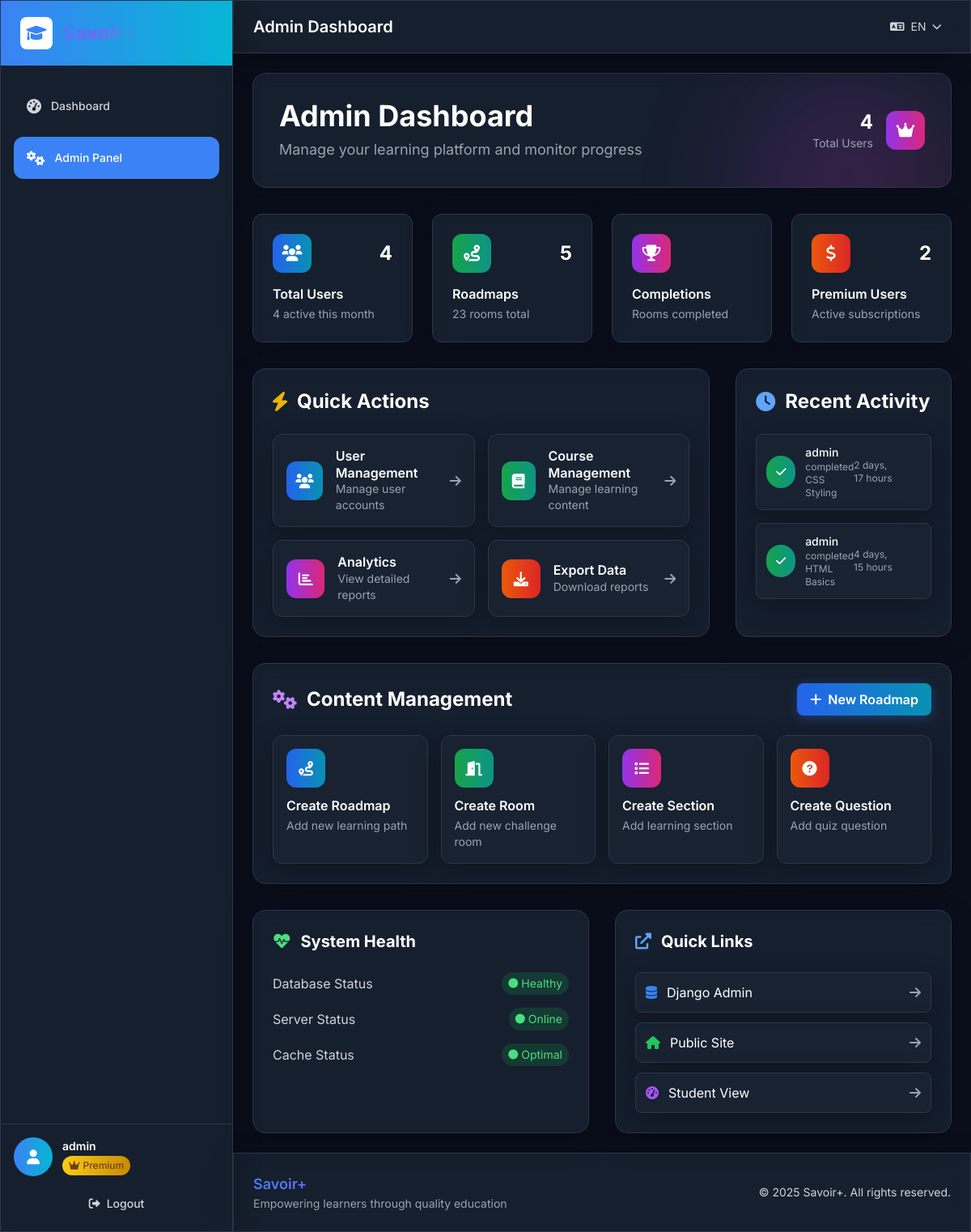
Page /manage/ (signed in) on the earlier database version.
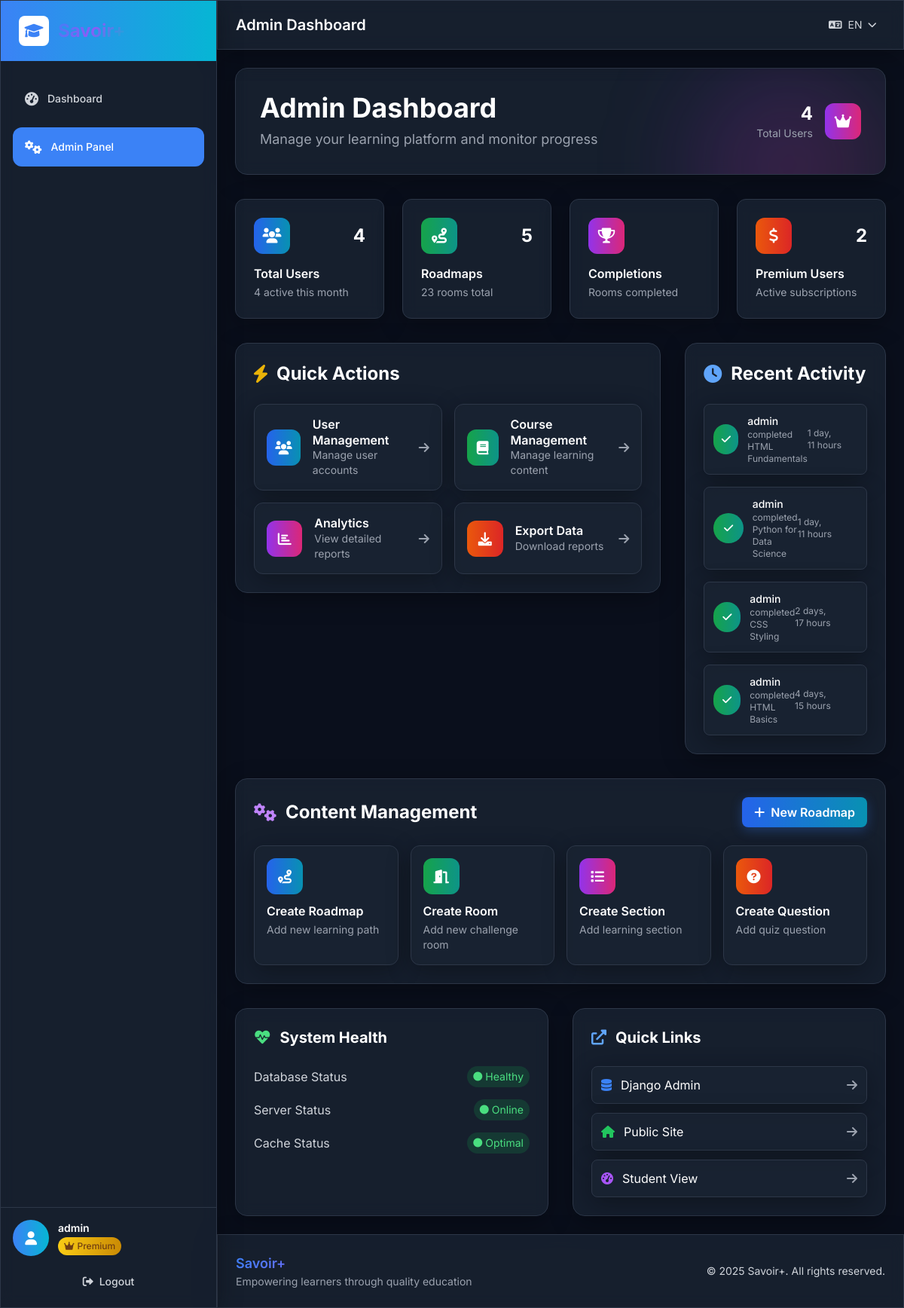
Same page on the later database version.
### lms/models.py (models this page shows, shortened)
class RoomCompletion(models.Model):
    user = models.ForeignKey(User, on_delete=models.CASCADE, verbose_name=_('User'))
    room = models.ForeignKey(Room, on_delete=models.CASCADE, verbose_name=_('Room'))
    is_completed = models.BooleanField(default=False, verbose_name=_('Is Completed'))
    completed_at = models.DateTimeField(blank=True, null=True, verbose_name=_('Completed At'))
    final_exam_score = models.FloatField(blank=True, null=True, verbose_name=_('Final Exam Score'))
    certificate = models.ForeignKey('Certificate', on_delete=models.SET_NULL, blank=True, null=True, verbose_name=_('Certificate'))
    class Meta:
        verbose_name = _('Room Completion')
        verbose_name_plural = _('Room Completions')
        unique_together = ['user', 'room']

class User(AbstractUser):
    is_paid_user = models.BooleanField(default=False, verbose_name=_('Is Paid User'))
    trial_start_date = models.DateTimeField(auto_now_add=True, verbose_name=_('Trial Start Date'))
    trial_end_date = models.DateTimeField(blank=True, null=True, verbose_name=_('Trial End Date'))
    def save(self, *args, **kwargs):
        if not self.trial_start_date:
            from django.utils import timezone
            self.trial_start_date = timezone.now()
        if not self.trial_end_date and self.trial_start_date:
            self.trial_end_date = self.trial_start_date + timedelta(days=15)
        super().save(*args, **kwargs)

class Room(models.Model):
    title = models.CharField(max_length=200, verbose_name=_('Title'))
    title_fr = models.CharField(max_length=200, blank=True, verbose_name=_('Title (French)'))
    description = models.TextField(verbose_name=_('Description'))
    description_fr = models.TextField(blank=True, verbose_name=_('Description (French)'))
    roadmap = models.ForeignKey(Roadmap, on_delete=models.CASCADE, related_name='rooms', verbose_name=_('Roadmap'))
    prerequisite_room = models.ForeignKey('self', on_delete=models.SET_NULL, blank=True, null=True, verbose_name=_('Prerequisite Room'))
    order = models.PositiveIntegerField(default=0, verbose_name=_('Order'))
    is_active = models.BooleanField(default=True, verbose_name=_('Is Active'))
    created_at = models.DateTimeField(auto_now_add=True)
    class Meta:
        verbose_name = _('Room')
        verbose_name_plural = _('Rooms')
        ordering = ['roadmap', 'order']

### lms/views.py (the view)
# urls.py: path('manage/', views.admin_dashboard, name='admin_dashboard'),
@user_passes_test(is_staff_or_superuser)
def admin_dashboard(request):
    total_users = User.objects.count()
    active_users = User.objects.filter(is_active=True).count()
    paid_users = User.objects.filter(is_paid_user=True).count()
    trial_users = User.objects.filter(is_paid_user=False).count()
    total_roadmaps = Roadmap.objects.count()
    active_roadmaps = Roadmap.objects.filter(is_active=True).count()
    total_rooms = Room.objects.count()
    total_sections = Section.objects.count()
    recent_users = User.objects.filter(
        date_joined__gte=timezone.now() - timedelta(days=7)
    ).order_by('-date_joined')[:5]
    recent_completions = RoomCompletion.objects.filter(
        completed_at__gte=timezone.now() - timedelta(days=7)
    ).select_related('user', 'room').order_by('-completed_at')[:10]
    context = {
        'total_users': total_users,
        'active_users': active_users,
        'paid_users': paid_users,
        'trial_users': trial_users,
        'total_roadmaps': total_roadmaps,
        'active_roadmaps': active_roadmaps,
        'total_rooms': total_rooms,
        'total_sections': total_sections,
        'recent_users': recent_users,
        'recent_completions': recent_completions,
    }
    return render(request, 'admin/custom_dashboard.html', context)

### lms/views.py (called while the page is built)
def is_staff_or_superuser(user):
    return user.is_staff or user.is_superuser

### templates/admin/custom_dashboard.html (shortened to what the changed rows need)
{% extends 'base.html' %}
{% load i18n %}
{% block page_title %}{% trans "Admin Dashboard" %}{% endblock %}
{% block content %}
<div class="space-y-8">
    <div class="glass rounded-2xl p-8 border border-dark-border relative overflow-hidden">
        <div class="relative z-10">
            <div class="flex flex-col lg:flex-row items-start lg:items-center justify-between">
                <div>
                    <h1 class="text-3xl md:text-4xl font-bold text-white mb-2">
                        {% trans "Admin Dashboard" %}
                    </h1>
                </div>
            </div>
        </div>
    </div>
    <div class="grid grid-cols-1 lg:grid-cols-3 gap-8">
        <div class="lg:col-span-2">
            <div class="glass rounded-2xl p-6 border border-dark-border">
                <h2 class="text-2xl font-bold text-white mb-6 flex items-center">
                    <i class="fas fa-bolt mr-3 text-yellow-500"></i>{% trans "Quick Actions" %}
                </h2>
            </div>
        </div>
        <div class="glass rounded-2xl p-6 border border-dark-border">
            <h2 class="text-2xl font-bold text-white mb-6 flex items-center">
                <i class="fas fa-clock mr-3 text-blue-400"></i>{% trans "Recent Activity" %}
            </h2>
            <div class="space-y-4">
                {% for completion in recent_completions %}
                <div class="flex items-center p-3 glass rounded-lg border border-dark-border">
                    <div class="w-10 h-10 bg-gradient-to-r from-green-600 to-teal-600 rounded-full flex items-center justify-center mr-3">
                        <i class="fas fa-check text-white text-sm"></i>
                    </div>
                    <div class="flex-1">
                        <p class="text-white text-sm font-medium">{{ completion.user.username }}</p>
                        <p class="text-gray-400 text-xs">{% trans "completed" %} {{ completion.room.title }}</p>
                    </div>
                    <span class="text-xs text-gray-400">{{ completion.completed_at|timesince }}</span>
                </div>
                {% empty %}
                <div class="text-center py-8">
                    <i class="fas fa-clock text-gray-500 text-3xl mb-3"></i>
                    <p class="text-gray-400">{% trans "No recent activity" %}</p>
                </div>
                {% endfor %}
            </div>
        </div>
    </div>
    <div class="glass rounded-2xl p-6 border border-dark-border">
        <div class="flex items-center justify-between mb-6">
            <h2 class="text-2xl font-bold text-white flex items-center">
                <i class="fas fa-cogs mr-3 text-purple-400"></i>{% trans "Content Management" %}
            </h2>
        </div>
    </div>
    <div class="grid grid-cols-1 md:grid-cols-2 gap-8">
        <div class="glass rounded-2xl p-6 border border-dark-border">
            <h2 class="text-xl font-bold text-white mb-6 flex items-center">
                <i class="fas fa-heartbeat mr-3 text-green-400"></i>{% trans "System Health" %}
            </h2>
        </div>
        <div class="glass rounded-2xl p-6 border border-dark-border">
            <h2 class="text-xl font-bold text-white mb-6 flex items-center">
                <i class="fas fa-external-link-alt mr-3 text-blue-400"></i>{% trans "Quick Links" %}
            </h2>
        </div>
    </div>
</div>
{% endblock %}

Differences in the rows shown:
added RoomCompletion: user.username "admin", room "HTML Fundamentals", completed_at "1 day, 11 hours"
added RoomCompletion: user.username "admin", room "Python for Data Science", completed_at "1 day, 11 hours"
